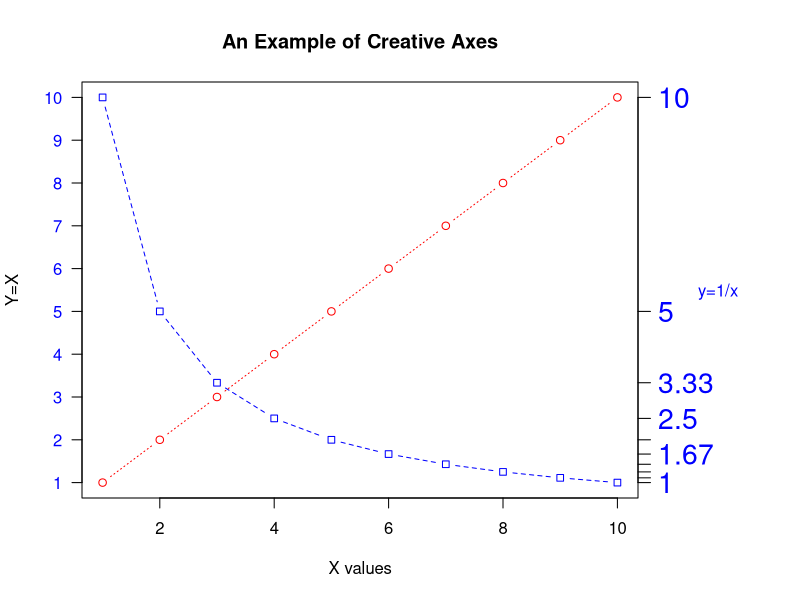

Write R code to recreate this figure.
# A Silly Axis Example

# specify the data 
x <- c(1:10); y <- x; z <- 10/x

# create extra margin room on the right for an axis 
par(mar=c(5, 4, 4, 8) + 0.1)

# plot x vs. y 
plot(x, y,type="b", pch=21, col="red", 
     yaxt="n", lty=3, xlab="", ylab="")

# add x vs. 1/x 
lines(x, z, type="b", pch=22, col="blue", lty=2)

# draw an axis on the left 
perpendicular = 2
parallel = 0
axis(2, at=x,labels=x, col.axis="blue", las=perpendicular)

# draw an axis on the right, with smaller text and ticks 
axis(4, at=z,labels=round(z,digits=2),
     col.axis="blue", las=2, cex.axis=1.7, tck=-.03)


# add a title for the right axis 
mtext("y=1/x", side=4, line=3, cex.lab=1,las=2, col="blue")

# add a main title and bottom and left axis labels 
title("An Example of Creative Axes", xlab="X values",
      ylab="Y=X")